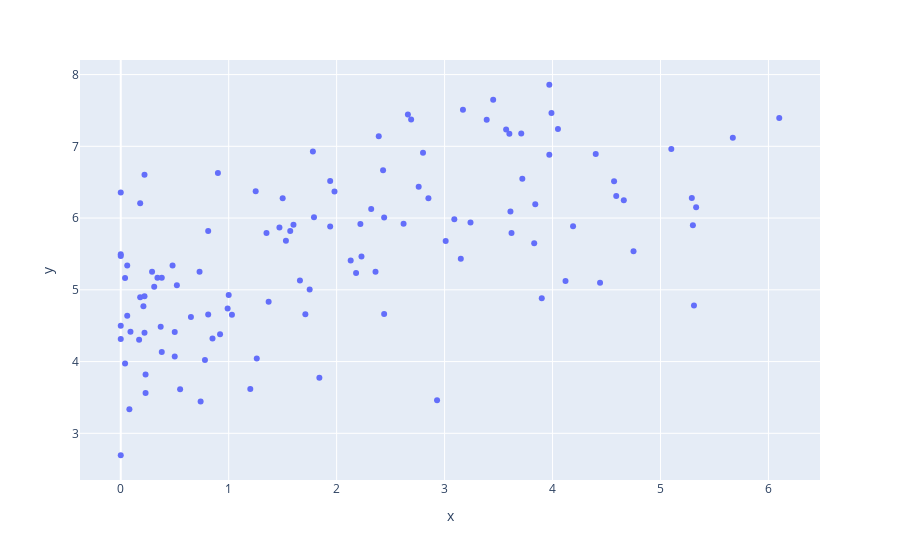

The notebook cell this image was saved under:
### Code cell
# life ladder

x = bhp.iloc[::, 58] 
y = bhp.iloc[::, 193] # life ladder
z = bhp.iloc[::, 118]

px.scatter(x=x, y=y,
           # size=z
          )

### Figure 1 — Plotly figure (JSON) as saved in the notebook; plotly's stock layout.template omitted (floating-point values rounded to 4 significant figures; data arrays with more than 128 entries replaced by an {"elided": "..."} marker saying what was removed)
{"data": [{"hovertemplate": "x=%{x}<br>y=%{y}<extra></extra>", "legendgroup": "", "marker": {"color": "#636efa", "symbol": "circle"}, "mode": "markers", "name": "", "orientation": "v", "showlegend": false, "type": "scatter", "x": {"elided": "139 float values"}, "xaxis": "x", "y": {"elided": "139 float values"}, "yaxis": "y"}], "layout": {"autosize": true, "legend": {"tracegroupgap": 0}, "margin": {"t": 60}, "xaxis": {"anchor": "y", "autorange": true, "domain": [0, 1], "range": [-0.392, 6.492], "title": {"text": "x"}, "type": "linear"}, "yaxis": {"anchor": "x", "autorange": true, "domain": [0, 1], "range": [2.294, 8.258], "title": {"text": "y"}, "type": "linear"}}}
